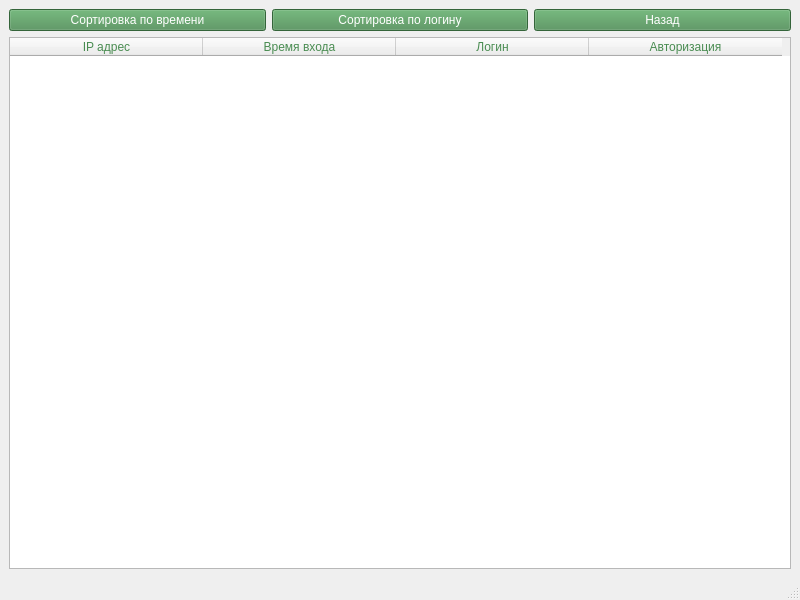
<?xml version="1.0" encoding="UTF-8"?>
<ui version="4.0">
 <class>MainWindow</class>
 <widget class="QMainWindow" name="MainWindow">
  <property name="geometry">
   <rect>
    <x>0</x>
    <y>0</y>
    <width>800</width>
    <height>600</height>
   </rect>
  </property>
  <property name="minimumSize">
   <size>
    <width>800</width>
    <height>600</height>
   </size>
  </property>
  <property name="windowTitle">
   <string>MainWindow</string>
  </property>
  <property name="styleSheet">
   <string notr="true">QWidget {
	font: 700 14pt &quot;Comic Sans MS&quot;;
	color: rgb(73, 140,81);
}
QPushButton{
	background-color: rgb(73, 140,81);
	color:#ffffff;
	font: 700 11pt &quot;Comic Sans MS&quot;;
}</string>
  </property>
  <widget class="QWidget" name="centralwidget">
   <layout class="QGridLayout" name="gridLayout">
    <item row="0" column="2">
     <widget class="QPushButton" name="pushButton_3">
      <property name="text">
       <string>Назад</string>
      </property>
     </widget>
    </item>
    <item row="0" column="0">
     <widget class="QPushButton" name="pushButton_2">
      <property name="text">
       <string>Сортировка по времени</string>
      </property>
     </widget>
    </item>
    <item row="0" column="1">
     <widget class="QPushButton" name="pushButton">
      <property name="text">
       <string>Сортировка по логину</string>
      </property>
     </widget>
    </item>
    <item row="2" column="0" colspan="3">
     <widget class="QTableWidget" name="tableWidget">
      <attribute name="horizontalHeaderDefaultSectionSize">
       <number>193</number>
      </attribute>
      <column>
       <property name="text">
        <string>IP адрес</string>
       </property>
      </column>
      <column>
       <property name="text">
        <string>Время входа</string>
       </property>
      </column>
      <column>
       <property name="text">
        <string>Логин</string>
       </property>
      </column>
      <column>
       <property name="text">
        <string>Авторизация</string>
       </property>
      </column>
     </widget>
    </item>
   </layout>
  </widget>
  <widget class="QStatusBar" name="statusbar"/>
 </widget>
 <resources/>
 <connections/>
</ui>
